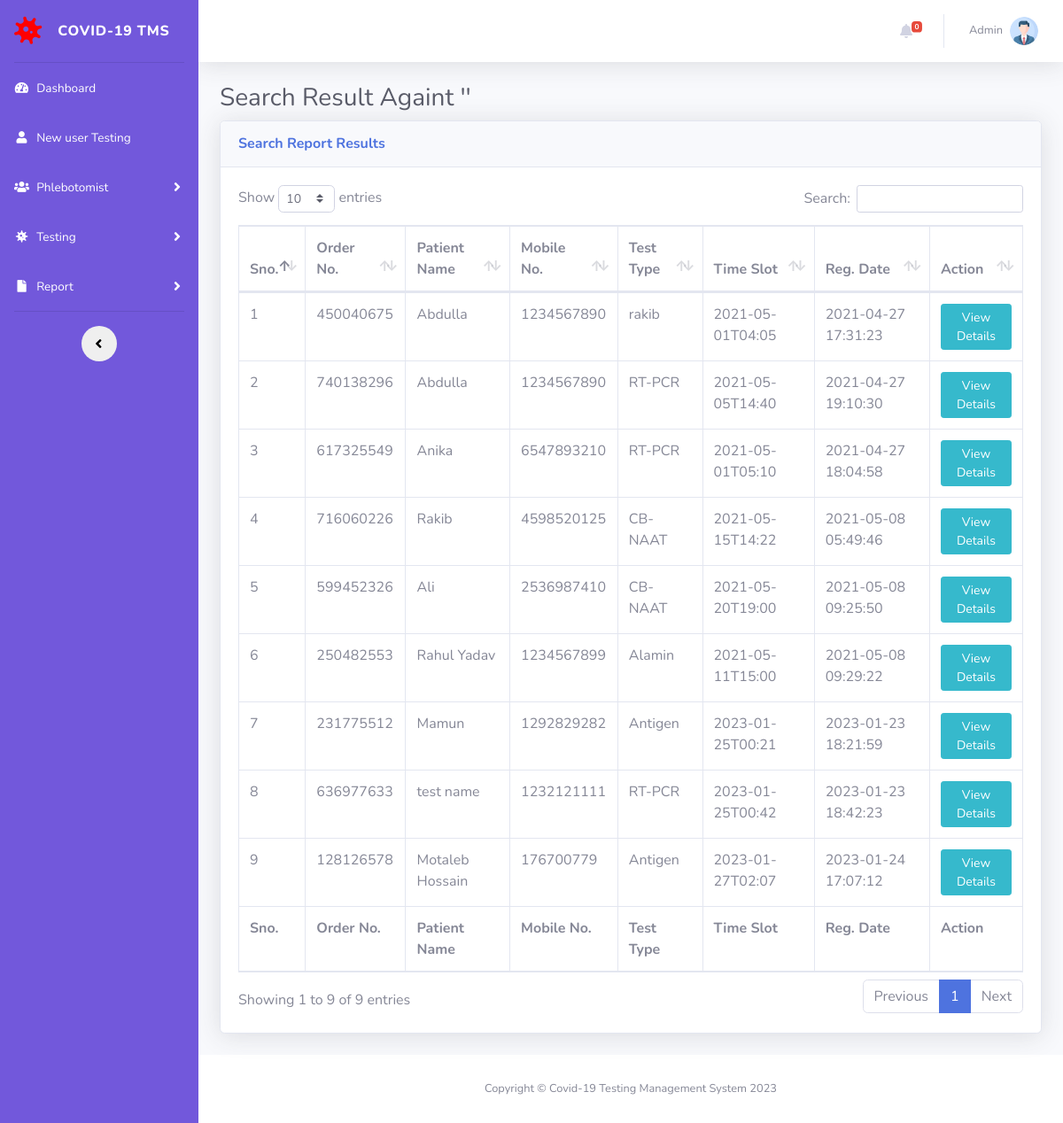
/search-report-result.php (signed in), run on the app's committed database.
### tables this page shows
CREATE TABLE `tbltestrecord` (
  `id` int(11) NOT NULL,
  `OrderNumber` bigint(14) DEFAULT NULL,
  `PatientMobileNumber` bigint(14) DEFAULT NULL,
  `TestType` varchar(100) DEFAULT NULL,
  `TestTimeSlot` varchar(120) DEFAULT NULL,
  `ReportStatus` varchar(100) DEFAULT NULL,
  `FinalReport` varchar(150) DEFAULT NULL,
  `ReportUploadTime` varchar(200) DEFAULT NULL,
  `RegistrationDate` timestamp NULL DEFAULT current_timestamp(),
  `AssignedtoEmpId` varchar(150) DEFAULT NULL,
  `AssigntoName` varchar(180) DEFAULT NULL,
  `AssignedTime` varchar(100) DEFAULT NULL
);

CREATE TABLE `tblpatients` (
  `id` int(11) NOT NULL,
  `FullName` varchar(120) DEFAULT NULL,
  `MobileNumber` bigint(12) DEFAULT NULL,
  `DateOfBirth` date DEFAULT NULL,
  `GovtIssuedId` varchar(150) DEFAULT NULL,
  `GovtIssuedIdNo` varchar(150) DEFAULT NULL,
  `FullAddress` varchar(255) DEFAULT NULL,
  `State` varchar(200) DEFAULT NULL,
  `RegistrationDate` timestamp NOT NULL DEFAULT current_timestamp()
);

### search-report-result.php (the view, shortened to what this page needs)
<?php session_start();
include_once('includes/config.php');
if (strlen($_SESSION['aid']==0)) {
  header('location:logout.php');
  } else{
?>
<!DOCTYPE html>
<html lang="en">
<head>
    <link href="vendor/fontawesome-free/css/all.min.css" rel="stylesheet" type="text/css">
    <link href="css/sb-admin-2.min.css" rel="stylesheet">
    <link href="vendor/datatables/dataTables.bootstrap4.min.css" rel="stylesheet">
</head>
<body id="page-top">
    <div id="wrapper">
  <?php include_once('includes/sidebar.php');?>
        <div id="content-wrapper" class="d-flex flex-column">
            <div id="content">
<?php include_once('includes/topbar.php');?>
                <div class="container-fluid">
<?php
$searchdata=$_POST['serachdata'];
?>
                    <h1 class="h3 mb-2 text-gray-800">Search Result Againt '<?php echo $searchdata;?>' </h1>
                    <div class="card shadow mb-4">
                        <div class="card-header py-3">
                            <h6 class="m-0 font-weight-bold text-primary">Search Report Results</h6>
                        </div>
                        <div class="card-body">
                            <div class="table-responsive">
                                <form name="assignto" method="post">
                    <table class="table table-bordered" id="dataTable" width="100%" cellspacing="0">
                                    <thead>
                                        <tr>
                                            <th>Sno.</th>
                                            <th>Order No.</th>
                                            <th>Patient Name</th>
                                            <th>Mobile No.</th>
                                            <th>Test Type</th>
                                            <th>Time Slot</th>
                                            <th>Reg. Date</th>
                                            <th>Action</th>
                                        </tr>
                                    </thead>
                                      <tfoot>
                                            <tr>
                                            <th>Sno.</th>
                                            <th>Order No.</th>
                                            <th>Patient Name</th>
                                            <th>Mobile No.</th>
                                            <th>Test Type</th>
                                            <th>Time Slot</th>
                                            <th>Reg. Date</th>
                                            <th>Action</th>
                                        </tr>
                                    </tfoot>
                                    <tbody>
<?php $query=mysqli_query($con,"select tbltestrecord.OrderNumber,tblpatients.FullName,tblpatients.MobileNumber,tbltestrecord.TestType,tbltestrecord.TestTimeSlot,tbltestrecord.RegistrationDate,tbltestrecord.id as testid from tbltestrecord
join tblpatients on tblpatients.MobileNumber=tbltestrecord.PatientMobileNumber
where (tblpatients.FullName like '%$searchdata%' || tblpatients.MobileNumber like '%$searchdata%' || tbltestrecord.OrderNumber like '%$searchdata%')
    ");
$cnt=1;
while($row=mysqli_fetch_array($query)){
?>
                                        <tr>
                                            <td><?php echo $cnt;?></td>
                                            <td><?php echo $row['OrderNumber'];?></td>
                                            <td><?php echo $row['FullName'];?></td>
                                            <td><?php echo $row['MobileNumber'];?></td>
                                            <td><?php echo $row['TestType'];?></td>
                                            <td><?php echo $row['TestTimeSlot'];?></td>
                                             <td><?php echo $row['RegistrationDate'];?></td>
                                            <td>
                                <a href="test-details.php?tid=<?php echo $row['testid'];?>&&oid=<?php echo $row['OrderNumber'];?>" class="btn btn-info btn-sm" target="blank">View Details</a>
                            </td>
                                        </tr>
<?php $cnt++;} ?>
                                    </tbody>
                                </table>
                                     </form>
                            </div>
                        </div>
                    </div>
                </div>
            </div>
    <?php include_once('includes/footer.php');?>
        </div>
    </div>
</body>
</html>
<?php } ?>

### includes/topbar.php (shortened to what this page needs)
      <nav class="navbar navbar-expand navbar-light bg-white topbar mb-4 static-top shadow">
            <?php if($_SESSION['aid']):?>
                    <ul class="navbar-nav ml-auto">
                <?php $query=mysqli_query($con,"select * from tbltestrecord where ReportStatus is null");
                    $count=mysqli_num_rows($query);
                ?>
                        <li class="nav-item dropdown no-arrow mx-1">
                            <a class="nav-link dropdown-toggle" href="#" id="alertsDropdown" role="button"
                                data-toggle="dropdown" aria-haspopup="true" aria-expanded="false">
                                <i class="fas fa-bell fa-fw"></i>
                                <span class="badge badge-danger badge-counter"><?php echo $count;?></span>
                            </a>
                        </li>
                        <li class="nav-item dropdown no-arrow">
                            <a class="nav-link dropdown-toggle" href="#" id="userDropdown" role="button"
                                data-toggle="dropdown" aria-haspopup="true" aria-expanded="false">
                <?php
$adid=$_SESSION['aid'];
$ret1=mysqli_query($con,"select AdminName from tbladmin where ID='$adid'");
while($row1=mysqli_fetch_array($ret1)){
?>
                                <span class="mr-2 d-none d-lg-inline text-gray-600 small"><?php  echo $row1['AdminName'];?></span>
                           <?php } ?>
                                <img class="img-profile rounded-circle"
                                    src="img/profile.png">
                            </a>
                        </li>
                    </ul>
                <?php endif;?>
                </nav>

### data on the page
tbltestrecord: OrderNumber "450040675", tblpatients.FullName "Abdulla", tblpatients.MobileNumber "1234567890", TestType "rakib", TestTimeSlot "2021-05-01T04:05", RegistrationDate "2021-04-27 17:31:23"
tbltestrecord: OrderNumber "740138296", tblpatients.FullName "Abdulla", tblpatients.MobileNumber "1234567890", TestType "RT-PCR", TestTimeSlot "2021-05-05T14:40", RegistrationDate "2021-04-27 19:10:30"
tbltestrecord: OrderNumber "617325549", tblpatients.FullName "Anika", tblpatients.MobileNumber "6547893210", TestType "RT-PCR", TestTimeSlot "2021-05-01T05:10", RegistrationDate "2021-04-27 18:04:58"
tbltestrecord: OrderNumber "716060226", tblpatients.FullName "Rakib", tblpatients.MobileNumber "4598520125", TestType "CB-NAAT", TestTimeSlot "2021-05-15T14:22", RegistrationDate "2021-05-08 05:49:46"
tbltestrecord: OrderNumber "599452326", tblpatients.FullName "Ali", tblpatients.MobileNumber "2536987410", TestType "CB-NAAT", TestTimeSlot "2021-05-20T19:00", RegistrationDate "2021-05-08 09:25:50"
tbltestrecord: OrderNumber "250482553", tblpatients.FullName "Rahul Yadav", tblpatients.MobileNumber "1234567899", TestType "Alamin", TestTimeSlot "2021-05-11T15:00", RegistrationDate "2021-05-08 09:29:22"
tbltestrecord: OrderNumber "231775512", tblpatients.FullName "Mamun", tblpatients.MobileNumber "1292829282", TestType "Antigen", TestTimeSlot "2023-01-25T00:21", RegistrationDate "2023-01-23 18:21:59"
tbltestrecord: OrderNumber "636977633", tblpatients.FullName "test name", tblpatients.MobileNumber "1232121111", TestType "RT-PCR", TestTimeSlot "2023-01-25T00:42", RegistrationDate "2023-01-23 18:42:23"
tbltestrecord: OrderNumber "128126578", tblpatients.FullName "Motaleb Hossain", tblpatients.MobileNumber "176700779", TestType "Antigen", TestTimeSlot "2023-01-27T02:07", RegistrationDate "2023-01-24 17:07:12"

### other printed values
$count "0"
$row1['AdminName'] "Admin"
